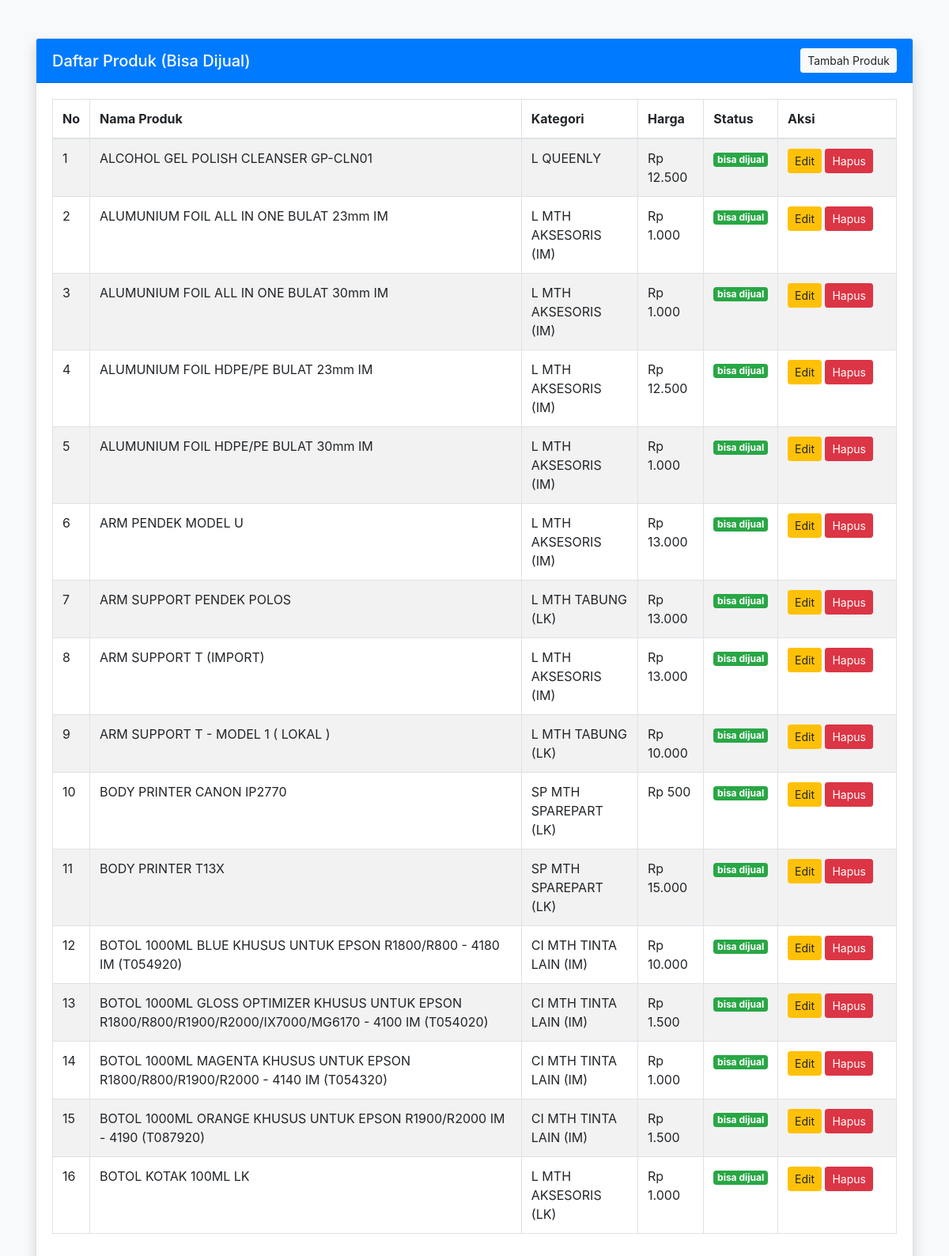
The app's page /index.php/produk with its own data.
### tables this page shows
CREATE TABLE `produk` (
  `id_produk` int(11) NOT NULL,
  `nama_produk` varchar(255) DEFAULT NULL,
  `harga` decimal(10,2) DEFAULT NULL,
  `kategori_id` int(11) DEFAULT NULL,
  `status_id` int(11) DEFAULT NULL
);

CREATE TABLE `kategori` (
  `id_kategori` int(11) NOT NULL,
  `nama_kategori` varchar(100) DEFAULT NULL
);

CREATE TABLE `status` (
  `id_status` int(11) NOT NULL,
  `nama_status` varchar(50) DEFAULT NULL
);

### application/controllers/produk.php (called while the page is built, shortened)
<?php
class Produk extends CI_Controller
{
    public function index()
    {
        $data['produk'] = $this->Produk_model->get_all_bisa_dijual();
        $this->load->view('produk_view', $data);
    }
}

### index.php (called while the page is built, shortened)
<?php
require_once BASEPATH.'core/CodeIgniter.php';

### application/models/produk_model.php (called while the page is built, shortened)
<?php
class Produk_model extends CI_Model
{
    public function get_all_bisa_dijual()
    {
        $this->db->select('p.*, k.nama_kategori, s.nama_status');
        $this->db->from('produk p');
        $this->db->join('kategori k', 'p.kategori_id = k.id_kategori');
        $this->db->join('status s', 'p.status_id = s.id_status');
        $this->db->where('s.nama_status', 'bisa dijual');
        return $this->db->get()->result();
    }
}

### application/views/produk_view.php (the view, shortened to what this page needs)
<!DOCTYPE html>
<html lang="id">
<head>
    <link rel="stylesheet" href="https://cdn.jsdelivr.net/npm/bootstrap@4.6.0/dist/css/bootstrap.min.css">
</head>
<body class="bg-light">
    <div class="container mt-5">
        <div class="card shadow">
            <div class="card-header bg-primary text-white d-flex justify-content-between align-items-center">
                <h5 class="mb-0">Daftar Produk (Bisa Dijual)</h5>
                <a href="<?= site_url('produk/tambah'); ?>" class="btn btn-light btn-sm">Tambah Produk</a>
            </div>
            <div class="card-body">
                <table class="table table-bordered table-striped">
                    <thead>
                        <tr>
                            <th>No</th>
                            <th>Nama Produk</th>
                            <th>Kategori</th>
                            <th>Harga</th>
                            <th>Status</th>
                            <th width="150">Aksi</th>
                        </tr>
                    </thead>
                    <tbody>
                        <?php $no = 1;
                        foreach ($produk as $p): ?>
                            <tr>
                                <td><?= $no++; ?></td>
                                <td><?= $p->nama_produk; ?></td>
                                <td><?= $p->nama_kategori; ?></td>
                                <td>Rp <?= number_format($p->harga, 0, ',', '.'); ?></td>
                                <td><span class="badge badge-success"><?= $p->nama_status; ?></span></td>
                                <td>
                                    <a href="<?= site_url('produk/edit/' . $p->id_produk); ?>" class="btn btn-warning btn-sm">Edit</a>
                                    <a href="<?= site_url('produk/delete/' . $p->id_produk); ?>"
                                        class="btn btn-danger btn-sm"
                                        onclick="return confirm('Apakah Anda yakin ingin menghapus produk ini?')">Hapus</a>
                                </td>
                            </tr>
                        <?php endforeach; ?>
                    </tbody>
                </table>
            </div>
        </div>
    </div>
</body>
</html>

### records on screen
produk: nama_produk "ALCOHOL GEL POLISH CLEANSER GP-CLN01", kategori.nama_kategori "L QUEENLY", harga "12.500", status.nama_status "bisa dijual"
produk: nama_produk "ALUMUNIUM FOIL ALL IN ONE BULAT 23mm IM", kategori.nama_kategori "L MTH AKSESORIS (IM)", harga "1.000", status.nama_status "bisa dijual"
produk: nama_produk "ALUMUNIUM FOIL ALL IN ONE BULAT 30mm IM", kategori.nama_kategori "L MTH AKSESORIS (IM)", harga "1.000", status.nama_status "bisa dijual"
produk: nama_produk "ALUMUNIUM FOIL HDPE/PE BULAT 23mm IM", kategori.nama_kategori "L MTH AKSESORIS (IM)", harga "12.500", status.nama_status "bisa dijual"
produk: nama_produk "ALUMUNIUM FOIL HDPE/PE BULAT 30mm IM", kategori.nama_kategori "L MTH AKSESORIS (IM)", harga "1.000", status.nama_status "bisa dijual"
produk: nama_produk "ARM PENDEK MODEL U", kategori.nama_kategori "L MTH AKSESORIS (IM)", harga "13.000", status.nama_status "bisa dijual"
produk: nama_produk "ARM SUPPORT PENDEK POLOS", kategori.nama_kategori "L MTH TABUNG (LK)", harga "13.000", status.nama_status "bisa dijual"
produk: nama_produk "ARM SUPPORT T (IMPORT)", kategori.nama_kategori "L MTH AKSESORIS (IM)", harga "13.000", status.nama_status "bisa dijual"
produk: nama_produk "ARM SUPPORT T - MODEL 1 ( LOKAL )", kategori.nama_kategori "L MTH TABUNG (LK)", harga "10.000", status.nama_status "bisa dijual"
produk: nama_produk "BODY PRINTER CANON IP2770", kategori.nama_kategori "SP MTH SPAREPART (LK)", harga "500", status.nama_status "bisa dijual"
produk: nama_produk "BODY PRINTER T13X", kategori.nama_kategori "SP MTH SPAREPART (LK)", harga "15.000", status.nama_status "bisa dijual"
produk: nama_produk "BOTOL 1000ML BLUE KHUSUS UNTUK EPSON R1800/R800 - 4180 IM (T054920)", kategori.nama_kategori "CI MTH TINTA LAIN (IM)", harga "10.000", status.nama_status "bisa dijual"
produk: nama_produk "BOTOL 1000ML GLOSS OPTIMIZER KHUSUS UNTUK EPSON R1800/R800/R1900/R2000/IX7000/MG6170 - 4100 IM (T054020)", kategori.nama_kategori "CI MTH TINTA LAIN (IM)", harga "1.500", status.nama_status "bisa dijual"
produk: nama_produk "BOTOL 1000ML MAGENTA KHUSUS UNTUK EPSON R1800/R800/R1900/R2000 - 4140 IM (T054320)", kategori.nama_kategori "CI MTH TINTA LAIN (IM)", harga "1.000", status.nama_status "bisa dijual"
produk: nama_produk "BOTOL 1000ML ORANGE KHUSUS UNTUK EPSON R1900/R2000 IM - 4190 (T087920)", kategori.nama_kategori "CI MTH TINTA LAIN (IM)", harga "1.500", status.nama_status "bisa dijual"
produk: nama_produk "BOTOL KOTAK 100ML LK", kategori.nama_kategori "L MTH AKSESORIS (LK)", harga "1.000", status.nama_status "bisa dijual"
